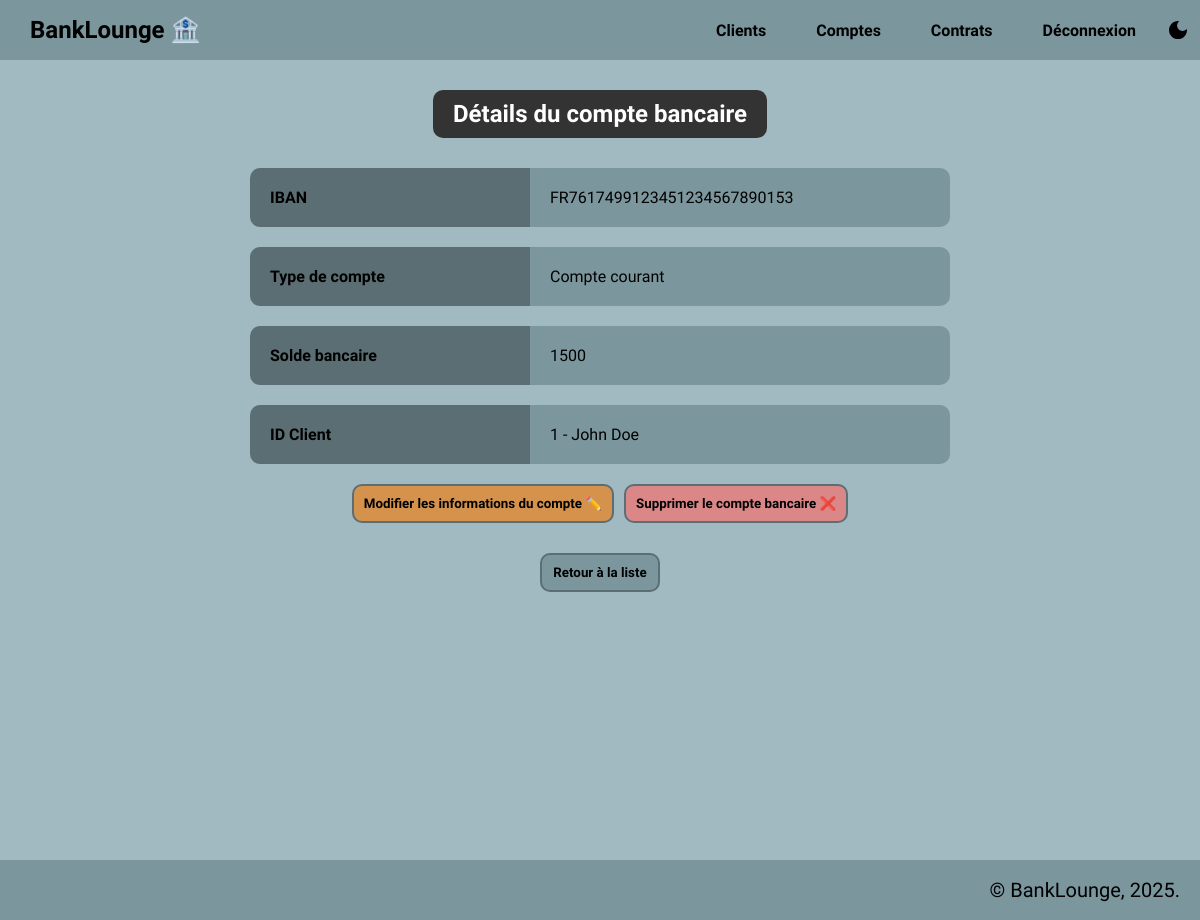
/?action=bank-view&id=1 (signed in), run on the app's committed database.
### tables this page shows
CREATE TABLE `bankaccounts` (
  `bank_id` int(11) NOT NULL AUTO_INCREMENT,
  `bank_iban` varchar(40) NOT NULL,
  `bank_typeAccount` enum('Compte courant','Compte épargne') NOT NULL,
  `bank_balance` double(9,2) NOT NULL,
  `bank_userId` int(11) NOT NULL,
  PRIMARY KEY (`bank_id`),
  UNIQUE KEY `bank_iban` (`bank_iban`),
  KEY `fk_bank_user` (`bank_userId`),
  CONSTRAINT `fk_bank_user` FOREIGN KEY (`bank_userId`) REFERENCES `users` (`user_id`) ON DELETE CASCADE ON UPDATE CASCADE
);

CREATE TABLE `users` (
  `user_id` int(11) NOT NULL AUTO_INCREMENT,
  `user_firstName` varchar(50) NOT NULL,
  `user_lastName` varchar(50) NOT NULL,
  `user_email` varchar(100) NOT NULL,
  `user_phoneNumber` varchar(20) NOT NULL,
  `user_address` varchar(200) DEFAULT NULL,
  PRIMARY KEY (`user_id`),
  UNIQUE KEY `user_email` (`user_email`)
);

### controllers/BankController.php (called while the page is built, shortened)
<?php
require_once __DIR__ . '/../models/repositories/BankRepository.php';
require_once __DIR__ . '/../models/repositories/UserRepository.php';
require_once __DIR__ . '/../models/BankAccount.php';
require_once __DIR__ . '/../lib/utils.php';
class BankController {
    private BankRepository $bankRepo;
    private UserRepository $userRepo;
    public function __construct() {
        $this->bankRepo = new BankRepository();
        $this->userRepo = new UserRepository();
    }
    public function getAllUserIds($users): array {
        $array = [];
        foreach ($users as $u) {
            $array[$u->getId()] = $u;
        }
        return $array;
    }
    public function view(int $id) {
        $userById = $this->getAllUserIds($this->userRepo->getUsers());
        $bank = $this->bankRepo->getAccount($id);
        require_once __DIR__ . '/../views/bank/view.php';
    }
}

### models/repositories/UserRepository.php (called while the page is built, shortened)
<?php
require_once __DIR__ . '/../User.php';
require_once __DIR__ . '/../../lib/database.php';
class UserRepository {
    public DatabaseConnection $connection;
    public function __construct() {
        $this->connection = new DatabaseConnection();
    }
    public function getUsers(): array {
        $statement = $this->connection->getConnection()->query('SELECT * FROM users');
        $result = $statement->fetchAll();
        $users = [];
        foreach($result as $row) {
            $user = new User($row['user_firstName'], $row['user_lastName'], $row['user_email'], $row['user_phoneNumber'], $row['user_address']);
            $user->setId($row['user_id']);
            $users[] = $user;
        }
        return $users;
    }
}

### lib/database.php (called while the page is built)
<?php
class DatabaseConnection {
    public ?\PDO $db = null;
    public function getConnection(): PDO {
        if ($this->db == null) {
            $host = 'localhost';
            $dbname = 'mvc-banks';
            $username = 'root';
            $password = '';
            $charset = 'utf8mb4';
            $dsn = "mysql:host=$host;dbname=$dbname;charset=$charset";
            $options = [
                PDO::ATTR_ERRMODE => PDO::ERRMODE_EXCEPTION,
                PDO::ATTR_DEFAULT_FETCH_MODE => PDO::FETCH_ASSOC
            ];
            try {
                $this->db = new PDO($dsn, $username, $password, $options);
            } catch (PDOException $e) {
                die('Erreur de connexion à la base de données : ' . $e->getMessage());
            }
        }
        return $this->db;
    }
}

### models/repositories/BankRepository.php (called while the page is built, shortened)
<?php
require_once __DIR__ . '/../BankAccount.php';
require_once __DIR__ . '/../../lib/database.php';
require_once __DIR__ . '/../../lib/utils.php';
class BankRepository {
    public DatabaseConnection $connection;
    public function __construct() {
        $this->connection = new DatabaseConnection();
    }
    public function getAccount(int $id): ?BankAccount {
        $statement = $this->connection->getConnection()->prepare("SELECT * FROM bankaccounts WHERE bank_id = :id");
        $statement->execute(['id' => $id]);
        $result = $statement->fetch();
        $account = new BankAccount($result['bank_iban'], EnumAccount::toEnum($result['bank_typeAccount']), $result['bank_balance'], $result['bank_userId']);
        $account->setId($result['bank_id']);
        return $account;
    }
}

### lib/utils.php (called while the page is built, shortened)
<?php
    enum EnumAccount {
        public function toString(): string {
            return match($this) {
                self::courant => "Compte courant",
                self::epargne => "Compte épargne"
            };
        }
        public static function toEnum(string $typeA): EnumAccount {
            return match($typeA) {
                "Compte courant" => self::courant,
                "Compte épargne" => self::epargne,
                default => throw new InvalidArgumentException("Compte invalide: $typeA")
            };
        }
    }
?>

### models/BankAccount.php (called while the page is built, shortened)
<?php
require_once __DIR__ . '/../lib/database.php';
require_once __DIR__ . '/../lib/utils.php';
class BankAccount {
    private ?int $id;
    private string $iban;
    private EnumAccount $typeAccount;
    private float $balance;
    private int $userId;
    public function __construct(string $iban, EnumAccount $typeA, float $balance, int $userId) {
        $this->id = null;
    }
    public function getId(): int {
        return $this->id;
    }
    public function getIban(): string {
        return $this->iban;
    }
    public function getTypeAccount(): string {
        return $this->typeAccount->toString();
    }
    public function getBalance(): float {
        return $this->balance;
    }
    public function getUserId(): int {
        return $this->userId;
    }
    public function setId(?int $id): void {
        $this->id = $id;
    }
    public function setIban(string $iban): void {
        $this->iban = htmlspecialchars($iban);
    }
    public function setTypeAccount(EnumAccount $typeA): void {
        $this->typeAccount = $typeA;
    }
    public function setBalance(float $balance): void {
        $this->balance = $balance;
    }
    public function setUserId(?int $userId): void {
        $this->userId = $userId;
    }
}

### models/User.php (called while the page is built, shortened)
<?php
require_once __DIR__ . '/../lib/database.php';
class User {
    private ?int $id;
    private string $firstName;
    private string $lastName;
    public function __construct(string $fName, string $lName, string $email, string $phoneN, ?string $address) {
        $this->id = null;
    }
    public function getId(): int {
        return $this->id;
    }
    public function getFirstName(): string {
        return $this->firstName;
    }
    public function getLastName(): string {
        return $this->lastName;
    }
    public function setId(int $id): void {
        $this->id = $id;
    }
    public function setFirstName(string $fName): void {
        $this->firstName = htmlspecialchars($fName);
    }
    public function setLastName(string $lName): void {
        $this->lastName = htmlspecialchars($lName);
    }
}

### views/bank/view.php (the view)
<?php require_once __DIR__ . '/../templates/header.php'; ?>
            <section>
                <div class="title">
                    <h1>Détails du compte bancaire</h1>
                </div>
                <div class="view-container">
                    <div class="view-options">
                        <div class="view-option key">IBAN</div>
                        <div class="view-option value"><?= $bank->getIban() ?></div>
                    </div>
                    <div class="view-options">
                        <div class="view-option key">Type de compte</div>
                        <div class="view-option value"><?= $bank->getTypeAccount() ?></div>
                    </div>
                    <div class="view-options">
                        <div class="view-option key">Solde bancaire</div>
                        <div class="view-option value"><?= $bank->getBalance() ?></div>
                    </div>
                    <div class="view-options">
                        <div class="view-option key">ID Client</div>
                        <div class="view-option value">
                            <?php
                                $uId = $bank->getUserId();
                                $user = $userById[$uId];
                                echo "{$user->getId()} - {$user->getLastName()} {$user->getFirstName()}";
                            ?>
                        </div>
                    </div>
                    <div class="view-buttons">
                        <button id="edit"><a href="?action=bank-edit&id=<?= $bank->getId() ?>">Modifier les informations du compte ✏️</a></button>
                        <button id="delete"><a onclick="return confirm('Voulez-vous supprimer ce compte?');" href="?action=bank-delete&id=<?= $bank->getId() ?>">Supprimer le compte bancaire ❌</a></button>
                    </div>
                </div>
                <button class="return"><a href="?action=bank-list" >Retour à la liste</a></button>
            </section>
<?php require_once __DIR__ . '/../templates/footer.php';

### assets/styles/style.css (style rules this page uses)
* { margin: 0; padding: 0; font-family: "Cabin"; box-sizing: border-box; }
:root { --main: #7b969d; --text-main: black; --dark: #5b6e74; --section: #a1b9c1; --view: #66a1d1; --edit: #d5924c; --delete: #db8787; --link: #0000EE; }
body { color: var(--text-main); }
nav, .nav-dropdown-option, .home-option, td, .form-valid, .return, .value, footer { background-color: var(--main); }
.nav-option:hover, .nav-dropdown-option a:hover,.key { background-color: var(--dark); }
.nav-title, .nav-option, .form, .view-container, #copyright { display: flex; justify-content: center; align-items: center; }
nav, .nav-options, .view-options, .view-buttons, footer { display: flex; align-items: stretch; }
a { color: inherit; text-decoration: none; }
section { padding: 30px; min-height: 100vh; text-align: center; background-color: var(--section); }
.title h1 { margin: 0 auto; border-radius: 10px; display: inline-block; padding: 10px 20px; }
.title h1, thead { background-color: #333333; color: white; }
button { font-weight: bold; min-width: 120px; padding: 10px; border-radius: 10px; border: 2px solid var(--dark); color: var(--text-main); background: none; }
#edit { background-color: var(--edit); }
#delete { background-color: var(--delete); }
.view-container { flex-direction: column; gap: 20px; padding: 30px; }
.view-options { justify-content: space-between; width: 100%; min-width: 300px; max-width: 700px; }
.view-option { height: 100%; padding: 20px; text-align: left; }
.view-buttons { gap: 10px; }
.key { font-weight: bold; width: 40%; height: 100%; border-radius: 10px 0 0 10px; }
.value { width: 60%; height: 100%; border-radius: 0 10px 10px 0; }

### data on the page
bankaccounts: bank_iban "FR7617499123451234567890153", bank_balance "1500"
users: user_id "1", user_lastName "John", user_firstName "Doe"

### other printed values
$bank->getTypeAccount() "Compte courant"
